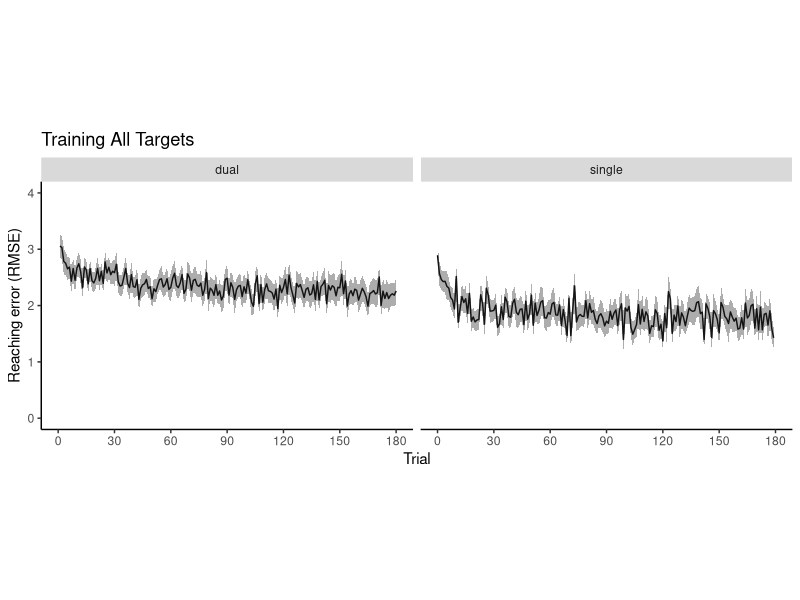
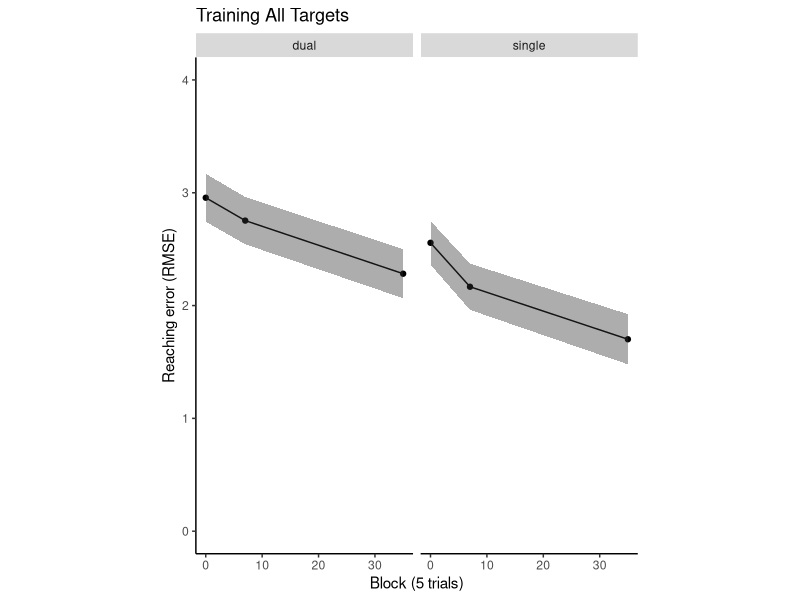
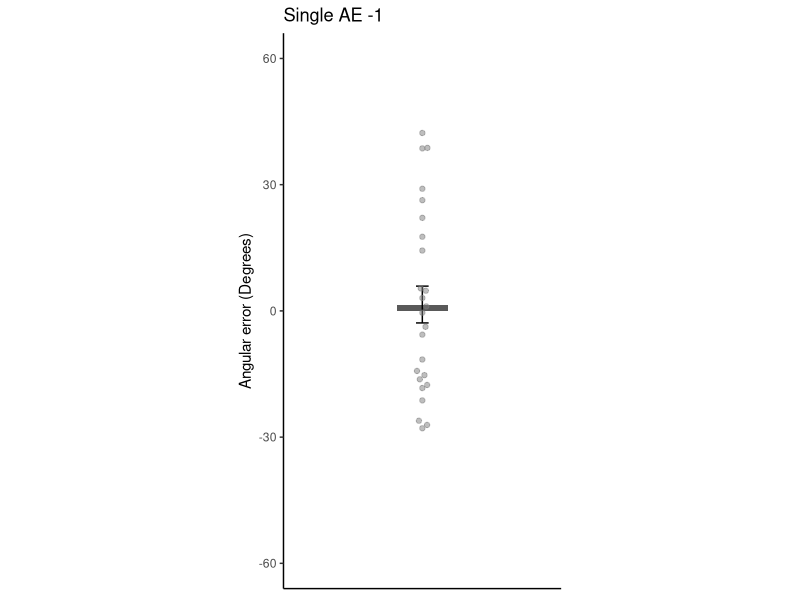
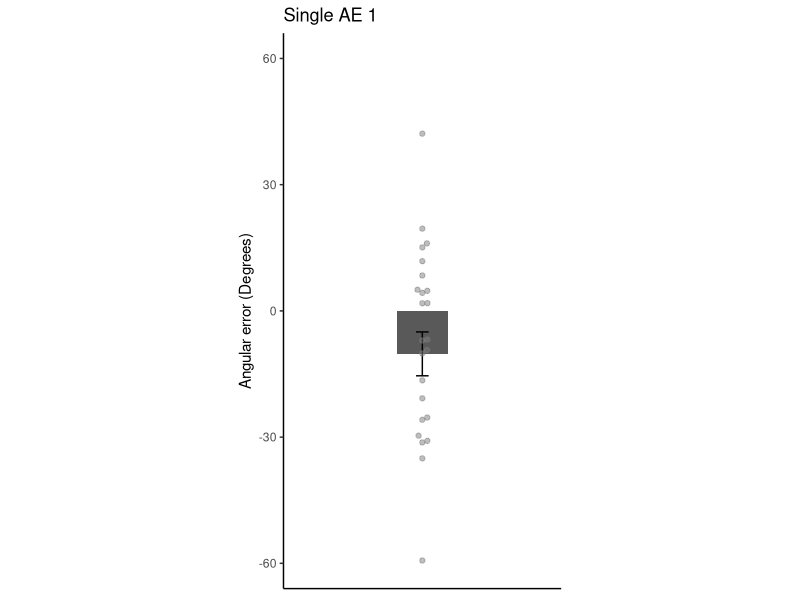
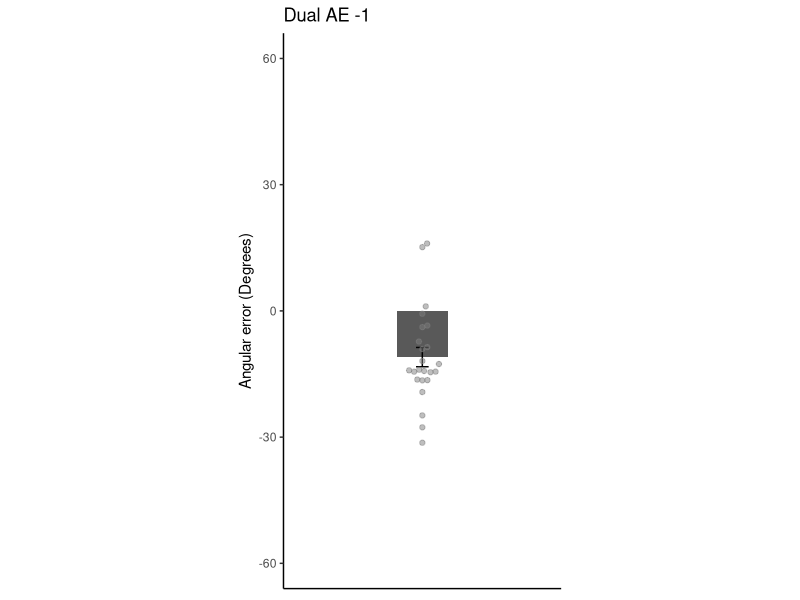
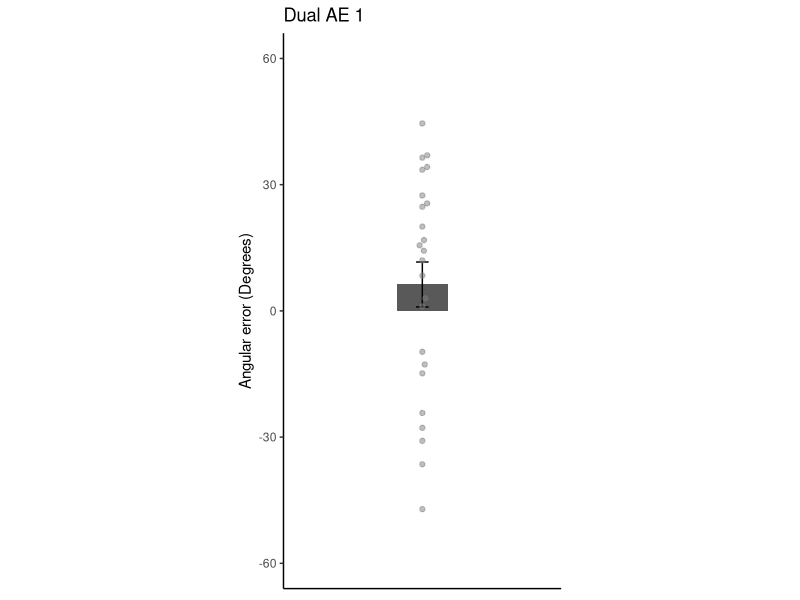

Recreate these plots in R, in order.
# ANALYZE ALL TARGETS (OBSTRUCTED + UNOBSTRUCTED SETS)
library(ggplot2)
library(dplyr)
library(tidyr)
library(ggbeeswarm)

obssingle <- read.csv('data/DualObs_Data0305_SINGLESONLY.csv', header = TRUE)
obssingle <- tbl_df(obssingle)
obsdual <- read.csv('data/DualObs_Data0305_DUALONLY.csv', header = TRUE)
obsdual <- tbl_df(obsdual)

# per trial plots - collapsed
taskmeans_s <- obssingle %>%
  filter(condition %in% c('train_CCW', 'train_CW')) %>%
  group_by(subject) %>%
  group_by(trial) %>% 
  summarise(Mean_RMSExy = mean(RMSExy, na.rm = TRUE),
            SD_RMSExy = sd(RMSExy, na.rm = TRUE), 
            SEM_RMSExy = SD_RMSExy/sqrt(length(unique(subject)))) %>%
  mutate(group = 'single')

taskmeans_d <- obsdual %>%
  filter(condition == 'train_dual') %>%
  group_by(rotationval, subject) %>%
  mutate(trial = 1:n()) %>% # collapsed across rotations in the dual group
  ungroup() %>%
  group_by(trial) %>% 
  summarise(Mean_RMSExy = mean(RMSExy, na.rm = TRUE),
            SD_RMSExy = sd(RMSExy, na.rm = TRUE), 
            SEM_RMSExy = SD_RMSExy/sqrt(length(unique(subject)))) %>%
  mutate(group = 'dual')

taskmeans <- rbind(taskmeans_s,taskmeans_d)

ggplot(data = taskmeans, aes(x = trial, y = Mean_RMSExy)) +
  geom_line() + 
  geom_ribbon(aes(ymin = Mean_RMSExy - SEM_RMSExy, ymax = Mean_RMSExy + SEM_RMSExy),
              alpha = 0.4) +
  theme(panel.grid.major = element_blank(),
        panel.grid.minor = element_blank(),
        panel.background = element_blank(),
        axis.line = element_line(colour = "black")) +
  ylim(0, 4) +
  ylab("Reaching error (RMSE)") +
  scale_x_continuous(name="Trial", limits=c(0, 180), breaks = seq(0,180,30)) +
  ggtitle('Training All Targets') +
  facet_grid(cols = vars(group)) +
  coord_fixed(ratio=30)

# per block plots - collapsed
blockdf_s <- obssingle %>%
  filter(condition %in% c('train_CCW', 'train_CW')) %>%
  filter(block5 %in% c(0, 1, 35)) %>%
  group_by(subject, block5) %>%
  mutate(Mean_RMSExy = mean(RMSExy, na.rm = TRUE)) %>%
  ungroup()%>%
  group_by(block5) %>%
  summarise(GroupMean_RMSExy = mean(RMSExy, na.rm = TRUE),
            SD_RMSExy = sd(RMSExy, na.rm = TRUE), 
            SEM_RMSExy = SD_RMSExy/sqrt(length(unique(subject))),
            group = 'single')

blockdf_d <- obsdual %>%
  filter(condition == 'train_dual') %>%
  filter(block5 %in% c(0, 1, 71)) %>%
  group_by(subject, block5) %>%
  mutate(Mean_RMSExy = mean(RMSExy, na.rm = TRUE)) %>%
  ungroup()%>%
  group_by(block5) %>%
  summarise(GroupMean_RMSExy = mean(RMSExy, na.rm = TRUE),
            SD_RMSExy = sd(RMSExy, na.rm = TRUE), 
            SEM_RMSExy = SD_RMSExy/sqrt(length(unique(subject))),
            group = 'dual')

blockdf_d$block5[which(blockdf_d$block5 == 71)] <- 35 #match block numbers

blockdf <- rbind(blockdf_s, blockdf_d)
blockdf$block5[which(blockdf$block5 == 1)] <- 7
ggplot(data = blockdf, aes(x = block5, y = GroupMean_RMSExy)) +
  geom_line() + 
  geom_point() +
  geom_ribbon(aes(ymin = GroupMean_RMSExy - SEM_RMSExy, ymax = GroupMean_RMSExy + SEM_RMSExy),
              alpha = 0.4) +
  theme(panel.grid.major = element_blank(),
        panel.grid.minor = element_blank(),
        panel.background = element_blank(),
        axis.line = element_line(colour = "black")) +
  ylim(0, 4) +
  ylab("Reaching error (RMSE)") +
  scale_x_continuous(name="Block (5 trials)", limits=c(0, 35)) +
  ggtitle('Training All Targets') +
  facet_grid(cols = vars(group)) +
  coord_fixed(ratio=20)

obssingle.summary <- obssingle %>% 
  filter(condition %in% c('train_CCW', 'train_CW')) %>%
  filter(block5 %in% c(0, 1, 35)) %>%
  group_by(subject, block5) %>%
  summarise(Mean_RMSExy = mean(RMSExy, na.rm = TRUE),
            group = 'single') 

obsdual.summary <- obsdual %>%
  filter(condition == 'train_dual') %>%
  filter(block5 %in% c(0, 1, 71)) %>%
  group_by(subject, block5) %>%
  summarise(Mean_RMSExy = mean(RMSExy, na.rm = TRUE), 
            group = 'dual')
  
obsdual.summary$block5[which(obsdual.summary$block5 == 71)] <- 35 #match block numbers
obs.summary <- rbind(obssingle.summary, obsdual.summary)
obs_aov <- aov(Mean_RMSExy ~ block5 + group + block5*group + Error(subject/block5), data = obs.summary)
summary(obs_aov)
t.test(obs.summary$Mean_RMSExy[which(obs.summary$block5==1 & obs.summary$group=="single")],
       obs.summary$Mean_RMSExy[which(obs.summary$block5==1 & obs.summary$group=="dual")], 
       paired = FALSE)

# plot reach AE singles
NC_df <- obssingle %>%
  filter(condition %in% c("nocur_1", "nocur_2")) %>%
  drop_na(subject)

for (rot in c(-1,1)){
  
  #last block of baseline no-cursors
  nocur1 <- NC_df %>%
    filter(rotationval == rot) %>%
    filter(condition == "nocur_1") %>%
    group_by(subject) %>%
    filter(trial %in% c(max(trial)-7, max(trial)-6, max(trial)-5, max(trial)-4, max(trial)-3, max(trial)-2, max(trial)-1, max(trial))) %>%
    summarise(pv = mean(angmaxvel, na.rm = TRUE)) %>%
    mutate(task = 'nocur1', block = 1)
  
  #first trial of no-cursor after training
  nocur2 <- NC_df %>%
    filter(rotationval == rot) %>%
    filter(condition == "nocur_2") %>%
    group_by(subject) %>%
    filter(trial %in% min(trial)) %>% 
    summarise(pv = mean(angmaxvel, na.rm = TRUE)) %>%
    mutate(task = 'nocur2', block = 2)
  
  nocurdf <- rbind(nocur1, nocur2)
  nocurdf$task <- factor(nocurdf$task)
  nocurdf$subject <- factor(nocurdf$subject)
  
  if (rot == 1){
    
    print(rot)
    
    nocur1$AE <- nocur2$pv - nocur1$pv # for t stats
    t.test(nocur1$AE, mu = 0, alternative = "greater")
    
  } else {
    
    nocur1$AE <- nocur2$pv - nocur1$pv # for t stats
    t.test(nocur1$AE, mu = 0, alternative = "less")
  }
  
  # plot AE for each rotation
  plot_title <- sprintf('Single AE %s', rot)
  
  AE.summary <- nocur1 %>% 
    summarise(Mean_pv = mean(AE, na.rm = TRUE), 
              SD_pv = sd(AE, na.rm = TRUE), 
              SEM_pv = SD_pv/sqrt(length(unique(subject)))) %>%
    mutate(block = 1)
  
  AE_bars <- ggplot(data = AE.summary,
                    aes(x = block, y = Mean_pv)) +
    geom_bar(stat = "identity", position = "dodge", width = 0.2) +
    geom_errorbar(data = AE.summary, mapping = aes(x = block, y = Mean_pv, 
                                                   ymin = Mean_pv - SEM_pv, ymax = Mean_pv + SEM_pv),
                  width = 0.05, size = 0.5, color = "black",
                  position = position_dodge(width = 0.9)) +
    geom_beeswarm(data = nocur1, aes(x = block, y = AE),
                  alpha = 0.5,
                  cex = 2,
                  stroke = 0.5,
                  color = 'gray50') +
    theme(panel.grid.major = element_blank(),
          panel.grid.minor = element_blank(),
          panel.background = element_blank(), 
          axis.line = element_line(colour = "black"),
          legend.title = element_blank(),
          legend.position = "none") +
    coord_fixed(ratio = 1/60) +
    xlim(0.5, 1.5) +
    ylim(-60, 60) +
    ylab("Angular error (Degrees)") +
    ggtitle(plot_title) +
    theme(axis.title.x=element_blank(),
          axis.text.x=element_blank(),
          axis.ticks.x=element_blank())
  
  print(AE_bars)
  
}

# plot reach AE duals
NC_df <- obsdual %>%
  filter(condition %in% c("nocur_1", "nocur_2")) %>%
  drop_na(subject)

for (rot in c(-1,1)){
  
  #last block of baseline no-cursors
  nocur1 <- NC_df %>%
    filter(rotationval == rot) %>%
    filter(condition == "nocur_1") %>%
    group_by(subject) %>%
    filter(trial %in% c(max(trial)-7, max(trial)-6, max(trial)-5, max(trial)-4, max(trial)-3, max(trial)-2, max(trial)-1, max(trial))) %>%
    summarise(pv = mean(angmaxvel, na.rm = TRUE)) %>%
    mutate(task = 'nocur1', block = 1)
  
  #first trial of no-cursor after training
  nocur2 <- NC_df %>%
    filter(rotationval == rot) %>%
    filter(condition == "nocur_2") %>%
    group_by(subject) %>%
    filter(trial %in% min(trial)) %>% 
    summarise(pv = mean(angmaxvel, na.rm = TRUE)) %>%
    mutate(task = 'nocur2', block = 2)
  
  nocurdf <- rbind(nocur1, nocur2)
  nocurdf$task <- factor(nocurdf$task)
  nocurdf$subject <- factor(nocurdf$subject)
  
  if (rot == 1){
    
    print(rot)
    
    nocur1$AE <- nocur2$pv - nocur1$pv # for t stats
    t.test(nocur1$AE, mu = 0, alternative = "greater")
    
  } else {
    
    nocur1$AE <- nocur2$pv - nocur1$pv # for t stats
    t.test(nocur1$AE, mu = 0, alternative = "less")
  }
  
  # plot AE for each rotation
  plot_title <- sprintf('Dual AE %s', rot)
  
  AE.summary <- nocur1 %>% 
    summarise(Mean_pv = mean(AE, na.rm = TRUE), 
              SD_pv = sd(AE, na.rm = TRUE), 
              SEM_pv = SD_pv/sqrt(length(unique(subject)))) %>%
    mutate(block = 1)
  
  AE_bars <- ggplot(data = AE.summary,
                    aes(x = block, y = Mean_pv)) +
    geom_bar(stat = "identity", position = "dodge", width = 0.2) +
    geom_errorbar(data = AE.summary, mapping = aes(x = block, y = Mean_pv, 
                                                   ymin = Mean_pv - SEM_pv, ymax = Mean_pv + SEM_pv),
                  width = 0.05, size = 0.5, color = "black",
                  position = position_dodge(width = 0.9)) +
    geom_beeswarm(data = nocur1, aes(x = block, y = AE),
                  alpha = 0.5,
                  cex = 2,
                  stroke = 0.5,
                  color = 'gray50') +
    theme(panel.grid.major = element_blank(),
          panel.grid.minor = element_blank(),
          panel.background = element_blank(), 
          axis.line = element_line(colour = "black"),
          legend.title = element_blank(),
          legend.position = "none") +
    coord_fixed(ratio = 1/60) +
    xlim(0.5, 1.5) +
    ylim(-60, 60) +
    ylab("Angular error (Degrees)") +
    ggtitle(plot_title) +
    theme(axis.title.x=element_blank(),
          axis.text.x=element_blank(),
          axis.ticks.x=element_blank())
  
  print(AE_bars)
  
}


